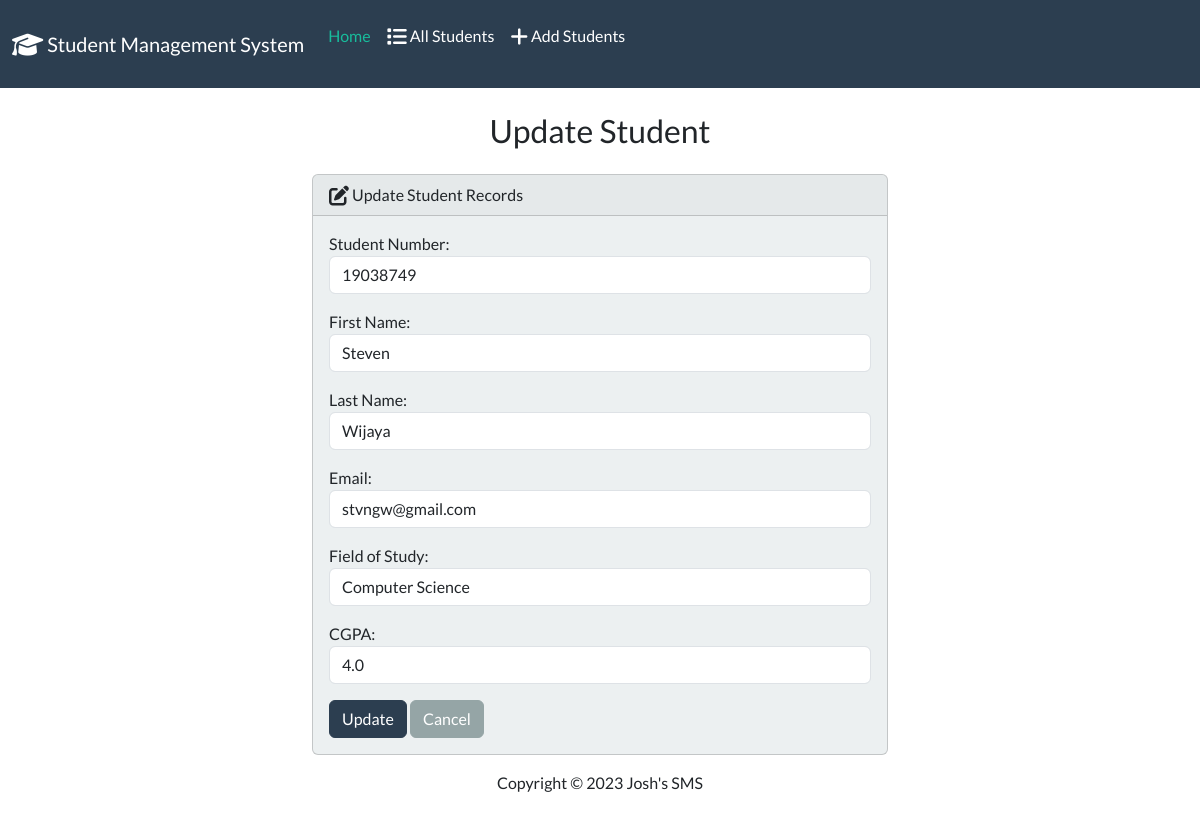
Page /edit/2/ on the committed database.
### students/models.py (models this page shows, shortened)
class Student(models.Model):
    student_number = models.PositiveIntegerField(unique=True)
    first_name = models.CharField(max_length=50)
    last_name = models.CharField(max_length=50)
    email = models.EmailField(max_length=100)
    field_of_study = models.CharField(max_length=50)
    cgpa = models.FloatField()

### students/views.py (the view)
# urls.py: path('edit/<int:id>/', views.edit, name='edit'),
def edit(request, id):
    if request.method == 'POST':
        student = Student.objects.get(pk=id)
        form = StudentForm(request.POST, instance=student)
        if form.is_valid():
            form.save()
            return render(request, 'students/edit.html', {
                'form': form,
                'success': True,
            })
    else:
        student = Student.objects.get(pk=id)
        form = StudentForm(instance=student)
    return render(request, 'students/edit.html', {
        'form': form,
    })

### students/forms.py
class StudentForm(forms.ModelForm):
    class Meta:
        model = Student
        fields = ['student_number', 'first_name', 'last_name', 'email', 'field_of_study', 'cgpa']
        labels = {
            'student_number': 'Student Number',
            'first_name' : 'First Name',
            'last_name': 'Last Name',
            'email': 'Email',
            'field_of_study': 'Field of Study',
            'cgpa': 'CGPA',
        }
        widgets = {
            'student_number': forms.NumberInput(attrs={'class': 'form-control'}),
            'first_name': forms.TextInput(attrs={'class': 'form-control'}),
            'last_name': forms.TextInput(attrs={'class': 'form-control'}),
            'email': forms.EmailInput(attrs={'class': 'form-control'}),
            'field_of_study': forms.TextInput(attrs={'class': 'form-control'}),
            'cgpa': forms.NumberInput(attrs={'class': 'form-control'}),
        }

### students/templates/students/edit.html (shortened to what this page needs)
{% extends 'students/base.html' %}
{% block body %}
  <h3 class="text-center m-4">Update Student</h3>
  {% if success %}
    <div class="alert-success alert" role="alert">
      Student data updated successfully.
      <a href="{% url 'index' %}" class="alert-link">Go to Home Page</a>
    </div>
  {% else %}
    <div class="row justify-content-center">
      <div class="col-6">
        <div class="card bg-light mb-3">
          <div class="card-header">
            <i class="fa-solid fa-pen-to-square fa-lg"></i> Update Student Records
          </div>
          <div class="card-body">
            <form action="  " method="POST">
              {{ form.as_p }}
              <button type="submit" class="btn btn-primary">Update</button>
              <a href="{% url 'index' %}" class="btn btn-secondary">Cancel</a>
            </form>
          </div>
        </div>
      </div>
    </div>
  {% endif %}
{% endblock %}

### rows in the picture
Student: student_number "19038749", first_name "Steven", last_name "Wijaya", email "stvngw@gmail.com", field_of_study "Computer Science", cgpa "4.0"
